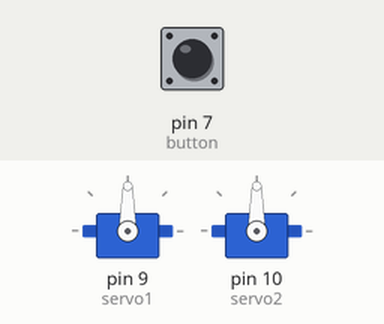
Bench run of a sketch on a simulated Arduino Uno, built with avr-gcc and run on an emulated ATmega328P. On the bench: 2 × servo. The inputs (shaded band) are chosen by the test bench; at power-on: pin 7 (button) HIGH. The local clock reads 2024-03-15 10:24:30 at power-on unless the sketch sets it.

Above: at 1.2 s.
1.3 s: pin 7 (button) pulled LOW for 0.15 s
At 1.9 s:
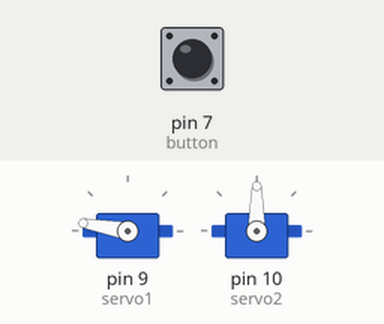
At 4.7 s:
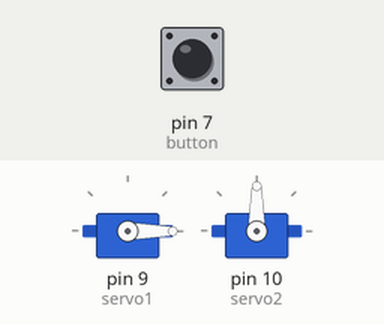
10.4 s: pin 7 (button) pulled LOW for 3.2 s
At 15.9 s:
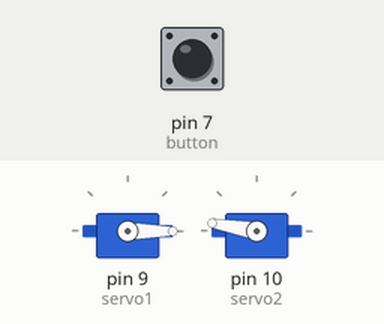
Timing chart, 0 to 25.3 s (numbered marks = the images above; inputs shaded):
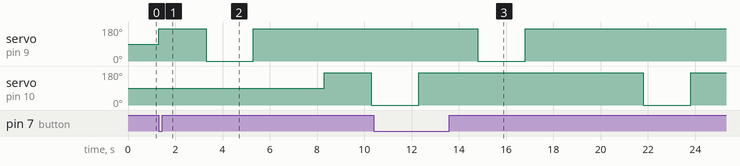

Measured:
- after the input at 1.3 s, servo on pin 9 (servo1): 90° → 170° at once, → 0° 2.0 s later, → 170° 2.0 s later; servo on pin 10 (servo2): 90° → 170° after 7.0 s, → 0° 2.0 s later
- after the input at 10.4 s, servo on pin 9 (servo1): 170° → 0° after 4.4 s, → 170° 2.0 s later

The sketch:

AutomatedFeeder.ino
```cpp
#include<Servo.h>
#include <DS3231.h>

//Download DS3231 library from - http://www.rinkydinkelectronics.com/library.php?id=73

// Init the DS3231 using the hardware interface
DS3231  rtc(SDA, SCL);


int servo1= 9;
int servo2=10;
int posx=0,posy=170,i;
int button=7,bv;
Servo first;
Servo Second;


void setup() {
  // put your setup code here, to run once:
//  pinMode(photo,INPUT);
  Serial.begin(9600);
  first.attach(servo1);
  Second.attach(servo2);
  pinMode(button,INPUT);
  digitalWrite(button,HIGH);


  rtc.begin();

  // The following lines can be uncommented to set the date and time
  //rtc.setDOW(SUNDAY);     // Set Day-of-Week to SUNDAY
  //rtc.setTime(14, 27, 55);     // Set the time to 12:00:00 (24hr format)
  //rtc.setDate(21, 12, 2020);

}

//void(* resetFunc)(void)  =0;

void loop() {
  // put your main code here, to run repeatedly:
  i=1;


  String timer=rtc.getTimeStr();

  bv=digitalRead(button);

//Change time here
  if(timer=="07:00:00"||bv==0)
  {
    if(bv==0)
    {

     i=2;
    }

  //Here 2 is the number of times the servo is in motion
    for(;i<=2;i++)
     {

      first.write(posy);

       delay(2000);

      first.write(posx);

       delay(2000);


      }
 first.write(posy);
 delay(3000);


 if(bv==0)
   {

    i=2;
   }

 else
    i=1;

 for(;i<=2;i++)
 {

   Second.write(posy);

   delay(2000);

   Second.write(posx);

   delay(2000);
}

Second.write(posy);
delay(500);
}


}
```
